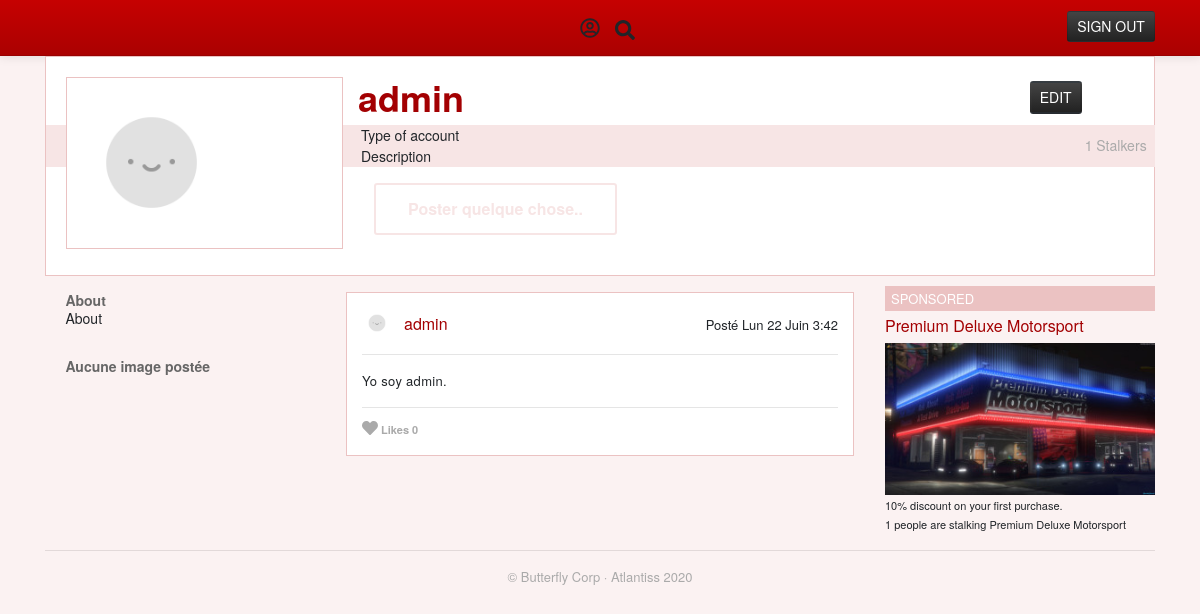
The page / (signed in) on the database its author committed.
### tables this page shows
CREATE TABLE `user` (
  `username` varchar(150) NOT NULL,
  `password` varchar(150) NOT NULL,
  `avatar` varchar(150) NOT NULL,
  `type` varchar(50) DEFAULT NULL,
  `description` varchar(150) DEFAULT NULL,
  `about` varchar(200) DEFAULT NULL
);

CREATE TABLE `post` (
  `usernameFK` varchar(50) NOT NULL,
  `message` varchar(420) NOT NULL,
  `image` varchar(50) DEFAULT 'NULL',
  `likes` int(2) NOT NULL DEFAULT '0',
  `date` varchar(50) NOT NULL
);

CREATE TABLE `ads` (
  `name` varchar(150) NOT NULL,
  `image` varchar(150) NOT NULL,
  `link` varchar(150) NOT NULL,
  `promo` varchar(50) NOT NULL
);

### index.php (the view, shortened to what this page needs)
<!DOCTYPE html>
<?php
  require 'database.php';
  try{
    if(isset($_SESSION['username'])){
      $username = $_SESSION['username'];
    }
    $avatarReq = 'SELECT avatar FROM user WHERE username ="'.$username.'";';
    $stalkers = 'SELECT COUNT(*) as stalkers FROM stalking WHERE stalked = "'.$username.'";';
    $typeReq = 'SELECT type FROM user WHERE username = "'.$username.'";';
    $descReq = 'SELECT description FROM user WHERE username = "'.$username.'";';
    $postReq = 'SELECT * FROM post WHERE usernameFK = "'.$username.'";';
    $aboutReq = 'SELECT about FROM user WHERE username = "'.$username.'";';
    $imagesReq = 'SELECT image, message FROM post WHERE usernameFK = "'.$username.'" AND image != "NULL";';
    $adReq = 'SELECT * FROM ads';
    $avatar = $conn->prepare($avatarReq);
    $avatar->execute();
    $icon = $avatar->fetch(PDO::FETCH_ASSOC);
    $stalkers = $conn->query($stalkers);
    $stalkers = $stalkers->fetch(PDO::FETCH_ASSOC);
    $typeAcc = $conn->query($typeReq);
    $type = $typeAcc->fetch(PDO::FETCH_ASSOC);
    $descAcc = $conn->query($descReq);
    $description = $descAcc->fetch(PDO::FETCH_ASSOC);
    $postReq = $conn->query($postReq);
    $postRes = $postReq->fetchAll(PDO::FETCH_ASSOC);
    $aboutReq = $conn->query($aboutReq);
    $aboutRes = $aboutReq->fetch(PDO::FETCH_ASSOC);
    $imagesFetched = $conn->query($imagesReq);
    $imagesFetched = $imagesFetched->fetchAll(PDO::FETCH_ASSOC);
    $adReq = $conn->query($adReq);
    $ads = $adReq->fetchAll(PDO::FETCH_ASSOC);
  }catch(PDOException $e){
    echo 'Échec lors de la requête SQL : ' . $e->getMessage();
  }
?>
<html lang="fr">
<head>
  <link rel="stylesheet" href="./assets/css/header.css">
  <link rel="stylesheet" href="./assets/css/index.css">
  <link rel="stylesheet" href="https://stackpath.bootstrapcdn.com/bootstrap/4.3.1/css/bootstrap.min.css">
  <link rel="stylesheet" href="https://cdnjs.cloudflare.com/ajax/libs/font-awesome/5.13.0/css/all.min.css">
</head>
<body>
  <?php require('header.php'); ?>
  <?php if(!empty($_SESSION['username'])): ?>
  <div class="container">
    <div class="row">
      <div class="col">
        <header>
          <div class="container">
            <div class="row">
              <div class="borderPic col-3">
                <?php if(!isset($_POST['edit'])): ?>
                <div class="profilePic">
                  <?php echo '<img src="'.$icon['avatar'].'" alt="profile pic" draggable="false" height="95%"/>'; ?>
                </div>
                <?php endif; ?>
              </div>
              <div class="col-8" style="padding-right: 0px!important;">
                <div class="row">
                  <div class="col name">
                    <h1><?php echo $username; ?></h1>
                  </div>
                  <div class="col">
                    <?php
                      if(empty($_GET['username'])){
                        echo '<form method="POST" action="index.php">';
                        echo '<button name="edit" type="submit" class="btn-sm btn-dark float-right" style="margin-top:7%;">EDIT</button>';
                        echo '</form>';
                      }
                    ?>
                  </div>
                </div>
                <div class="row banner">
                  <div class="col description">
                    <div class="row">
                      <div class="col-8">
                        <?php if(isset($_POST['edit'])): ?>
                          <form method="POST" id="descForm">
                            <input name="typeEdit" type="text" placeholder="Type of account" />
                            <input name="descEdit" type="text" placeholder="Description" />
                            <input class="btn-sm btn-dark" name="editDone" type="submit" />
                            <input class="btn-sm btn-dark" name="unset" value="Cancel" type="submit" />
                          </form>
                        <?php else: ?>
                            <?php if($type['type'] == NULL): ?>
                              <p>Type of account</p>
                            <?php else: ?>
                              <p><?php echo $type['type']; ?></p>
                            <?php endif; ?>
                            <?php if($description['description'] == NULL): ?>
                              <p>Description</p>
                            <?php else: ?>
                              <p><?php echo $description['description']; ?></p>
                          <?php endif; ?>
                        <?php endif; ?>
                      </div>
                      <div class="col-4">
                        <span class="float-right stalkers"><?php echo $stalkers['stalkers']; ?> Stalkers</span>
                      </div>
                    </div>
                  </div>
                </div>
                <?php if(empty($_GET['username'])): ?>
                <div class="row">
                  <div class="col">
                    <div id="postSmth">
                      <button class="raise" id='postBtn'>Poster quelque chose..</button>
                    </div>
                  </div>
                </div>
                <?php endif; ?>
              </div>
            </div>
          </div>
        </header>
        </div>
      </div>
      <div class="row">
        <div class="col-3 about">
          <div class="row">
            <div class="col-12">
              <p style="font-weight:bold;color:#666;line-height:1.15;">About</p>
              <?php if(isset($_POST['edit'])): ?>
                <form method="POST" id="aboutForm">
                  <textarea name="aboutEdit" cols="18" rows="10" placeholder="write things about you"></textarea>
                  <input name="editDone" type="submit" value="OK" class="btn-sm btn-dark">
                </form>
              <?php else: ?>
                <?php if($aboutRes['about'] == NULL): ?>
                  <p>About</p>
                <?php else: ?>
                  <p><?php echo $aboutRes['about']; ?></p>
                <?php endif; ?>
              <?php endif; ?>
            </div>
            <div class="col-12 divImage">
              <?php if(!empty($imagesFetched)): ?>
              <div class="toggleImageDiv">
                <p style="font-weight:bold;color:#666;line-height:1.15;">Images</p>
              </div>
              <?php else: ?>
                <p style="font-weight:bold;color:#666;line-height:1.15;">Aucune image postée</p>
              <?php endif; ?>
            </div>
          </div>
        </div>
        <div class="col-6 wall">
          <?php
            $reversedArray = array_reverse($postRes, true);
            foreach($reversedArray as $key){
              if($key['image'] == "NULL" && $key['message'] != "NULL"){
                echo '<div class="post">';
                  echo '<div class="postBanner">';
                    echo '<img src="'.$icon['avatar'].'" alt="Profile Picture" draggable="false" width="65px"/>';
                    echo '<a href="#">'.$username.'</a>';
                    echo '<span>Posté '.$key['date'].'</span>';
                    echo '<hr/>';
                  echo '</div>';
                  echo '<div class="postContent">';
                    echo '<p>'.$key['message'].'</p>';
                  echo '</div>';
                  echo '<div class="postFooter">';
                    echo '<hr style="margin-top: 0.5rem;margin-bottom: 0.5rem;" />';
                    echo '<form class="formLike" method="POST">';
                    echo '<button type="submit" style="border:none;background:none;outline:none;"><i class="fas fa-heart"></i></button><span> Likes '.$key['likes'].'</span>';
                    echo '</form>';
                  echo '</div>';
                echo '</div>';
              }
            }
          ?>
        </div>
        <div class="col-3" style="padding-left:0px;">
          <div class="ads">
            <h3>Sponsored</h3>
            <?php
              foreach($ads as $val){
                $adStalking = [];
                $adStalkers = 'SELECT COUNT(*) as stalkers FROM stalking WHERE stalked = "'.$val['name'].'";';
                $adStalkers = $conn->query($adStalkers);
                $adStalkers = $adStalkers->fetch(PDO::FETCH_ASSOC);
                array_push($adStalking, $val['name'], $adStalkers['stalkers']);
                echo '<div class="ad">';
                  echo '<h5><a href="'.$val['link'].'">'.$val['name'].'</a></h5>';
                  echo '<a href="'.$val['link'].'"><img src="'.$val['image'].'" width="100%" alt="'.$val['name'].'"></a>';
                  echo '<p>'.$val['promo'].'</p>';
                  echo '<p>'.$adStalking["1"].' people are stalking '.$val['name'].'</p>';
                echo '</div>';
              }
            ?>
          </div>
        </div>
      </div>
      <hr/>
      <footer><p style="padding-bottom:15px;">© Butterfly Corp · Atlantiss 2020</p></footer>
    </div>
    <?php endif; ?>
</body>
</html>

### assets/css/header.css (style rules this page uses)
* { box-sizing: border-box; padding: 0px; margin: 0px; font-family: "Helvetica Neue", Helvetica, Arial, sans-serif; }
:root { --mainpink: #FBF2F2; --borderCol: #EBC2C2; --descBg: #F7E5E5; }
body { font-size: calc(1vw + 1vh + .5vmin); background-color: var(--mainpink)!important; }
.btn-dark { background-image: linear-gradient(to bottom, #444444, #222222)!important; background-repeat: repeat-x!important; border-color: rgba(0, 0, 0, 0.1) rgba(0, 0, 0, 0.1) rgba(0, 0, 0, 0.25)!important; }
.btn-sm { padding: 0.10rem -0.5rem!important; }

### assets/css/index.css (style rules this page uses)
.profilePic { padding: 0px!important; overflow: hidden; height: 172px; width: 100%; user-select: none; }
.borderPic { padding: 3px!important; margin: 20px 0 0 20px; height: 172px; width: 172px; border: 1px solid var(--borderCol); background-color: #fff; z-index: 2; }
header { min-height: 220px; border: 1px solid var(--borderCol); background-color: #fff; }
.name h1 { margin-top: 20px; color: #A30002; font-size: 36px; line-height: 40px; font-weight: bold; }
.description { background-color: var(--descBg); padding-right: 0px!important; }
.banner { margin-right: -37px!important; margin-left: -207px!important; }
.banner p { padding-left: 195px; font-size: 14px; margin-bottom: 0px; }
@media only screen and (min-width: 990px) { .banner { margin-right: -58px!important; margin-left: -267px!important; } }
@media only screen and (min-width: 990px) { .banner p { padding-left: 253px; } }
@media only screen and (min-width: 1200px) { .banner { margin-right: -73px!important; margin-left: -312px!important; } }
@media only screen and (min-width: 1200px) { .banner p { padding-left: 300px; } }
.stalkers { margin-right: 8px; padding-top: 10px; color: #aaa; font-size: 14px; }
hr { margin: 20px 0; border: 0; border-top: 1px solid #eddddd; border-bottom: 1px solid #ffffff; }
footer p { color: #aaa; font-size: 13px; margin: 0 auto; text-align: center; }
.about { margin-top: 16px; }
.about p, .about textarea { margin-bottom: 0px; padding-left: 8%; font-size: 14px; }
.divImage { margin-top: 10%; }
.post { min-height: 130px; border: 1px solid var(--borderCol); background-color: #fff; margin: 16px; padding: 15px; }
.postBanner a { position: absolute; margin-top: 4px; margin-left: 12px; }
.postBanner a:link, .postBanner a:active, .postBanner a:visited, .postBanner a:focus { text-decoration: none; color: #A30002; }
.postContent p { font-size: 13px; letter-spacing: 0.3px; }
.postBanner span { float: right; margin-top: 7px; font-size: 13px; }
.postFooter span { font-size: 11px; color: #aaa; font-weight: bold; }
.postFooter svg { color: #aaa; }
.raise { font-weight: bold; background: none; border: 2px solid; line-height: 1; margin: 1em; padding: 1em 2em; color: #F7E5E5; border-color: #F7E5E5; transition: 0.25s; border-radius: .2rem; }
#postSmth { margin: auto; }
.ads h3 { background-color: #EBC2C2; color: #fff; font-size: 13px; line-height: 1; margin: 10px 0 5px; padding: 6px; text-transform: uppercase; }
.ads h5 { font-size: 16px; }
.ad a { color: #a30002; }
.ad p { font-size: 11px; margin-bottom: 2px; margin-top: 2px; }
.postBanner img { border-radius: 50%; width: 30px; height: 30px; }

### rows shown on the page
user: avatar (placeholder picture)
post: user.avatar (placeholder picture), date "Lun 22 Juin 3:42", message "Yo soy admin.", likes "0"
ads: name "Premium Deluxe Motorsport", image+name (picture), promo "10% discount on your first purchase.", 1 "1"

### other values the page prints
$username "admin"
$stalkers['stalkers'] "1"
